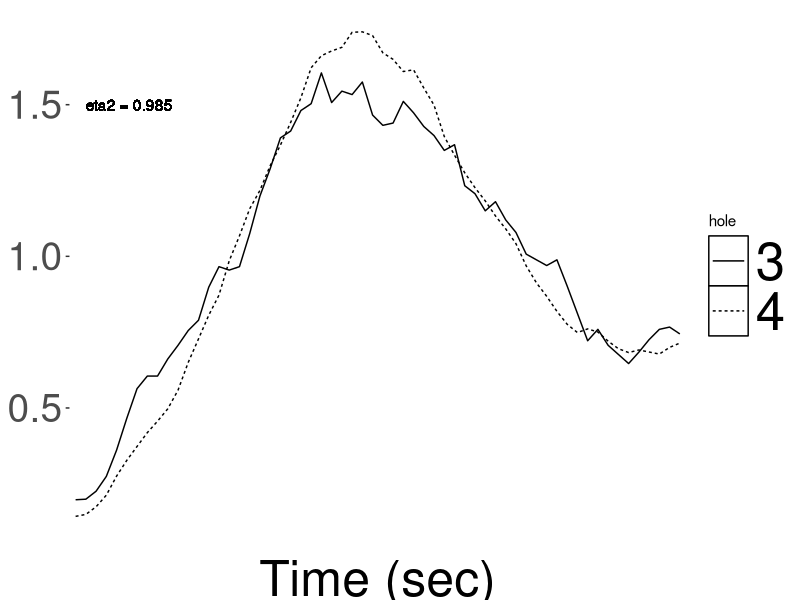

Source code (R):
options(width=250)
library(plyr)
library(reshape2)
library(ggplot2)
library(grid)
library(zoo)
library(xts)

std = function(x, s) {
    x = x[, s]
    sd(x) / sqrt(length(x))
}

m.mean = function(x, s) {
    x = x[, s]
    colMeans(x)
}

eta.square = function(ref, x) {
    overall.sum = sum((ref + x)^2)
    s.norm = sum(ref^2 + x^2)
    s.norm.sq = (sum(ref) + sum(x))^2 / (length(ref) + length(x))
    sst = overall.sum/2 - s.norm.sq
    sstot = s.norm - s.norm.sq
    eta.sq = sst / sstot
    return(eta.sq)
}

format.data = function(rawdata, holes, dates) {
    bin.names = 1:(ncol(rawdata)-11)
    colnames(rawdata) = c('context', 'hole', 'env', 'user', 'prog', 'session',
                    'cage', 'pass', 'ratID', 'Date', 'hour', bin.names)
    rawdata = rawdata[rawdata$hole %in% holes, ]
    rawdata = rawdata[rawdata$Date %in% dates, ]
    rawdata$Date = as.Date(rawdata$Date, format='%d/%m/%Y')
    rawdata = rawdata[order(rawdata$Date), ]
}

scale.x = function(rdata, step, wdw) {
    bins = rdata[, 12:ncol(rdata)]
    bins = t(rollapply(t(bins), width=wdw, by=step, FUN=mean, partial=TRUE, by.column=TRUE))
    rdata = cbind(rdata[, 1:11], bins)
}

translate.x = function(rdata, x) {
  bins = rdata[, 12:ncol(rdata)]
  zeros = as.data.frame(mat.or.vec(nr=nrow(bins), nc=x))
  bins = cbind(zeros, bins)
  colnames(bins) = 1:ncol(bins)
  rdata = cbind(rdata[, 1:11], bins)
}

y.norm = function(rdata, method=mean) {
    rdata$bin = rdata$bin / method(rdata$bin)
    return(rdata)
}


whitelist = c('14/06/2010', '15/06/2010', '16/06/2010', '17/06/2010', '18/06/2010')
aholes = c(4)
bholes = c(3)

# context B
a = read.table('./All_Data_B.txt', header=F, sep='\t')
a = format.data(a, aholes, whitelist)
a = scale.x(a, step=1, wdw=3)
#a = translate.x(a, 15)
a = ddply(a, .(hole, context), .fun=m.mean, 12:ncol(a))
a = melt(a, id.vars=c('hole', 'context'), value.name='bin')
#a = a[1:30, ]
a = y.norm(a)
colnames(a) = c('hole', 'context', 'bin', 'Mean')

#context B
b = read.table('./All_Data_B.txt', header=F, sep='\t')
b = format.data(b, bholes, whitelist)
b = scale.x(b, step=1, wdw=3)
b = ddply(b, .(hole, context), .fun=m.mean, 12:ncol(b))
b = melt(b, id.vars=c('hole','context'), value.name='bin')
#b = b[15:45, ]
b = y.norm(b)
colnames(b) = c('hole', 'context', 'bin', 'Mean')

# ETA squared
eta.sq = eta.square(a$Mean, b$Mean)


mydata = rbind(a, b)
colnames(mydata) = c('hole','context', 'bin', 'Mean')
mydata$hole = factor(mydata$hole)
print(mydata)

myplot = ggplot(data=mydata, aes(x=bin, y=Mean)) +
        geom_line(aes(group=c(hole), linetype=hole)) +
        geom_text(aes(label=paste('eta2 = ', round(eta.sq, 3), sep=''), x=2, y=1.5, hjust=0))+
        scale_x_discrete(breaks=c(), labels=c()) +
        xlab('Time (sec)') +
        theme(
          panel.grid.major.x = element_blank(),
          panel.grid.minor = element_blank(),
          panel.grid=element_blank(),
          panel.background=element_rect(fill='white'),
          strip.background=element_rect(fill='white'),
          axis.title = element_text(size=36),
          axis.title.x = element_text(vjust=-0.3),
          axis.title.y = element_blank(),
          axis.text = element_text(size=28),
          #legend.title = element_blank(),
          legend.key = element_rect(colour = 'black'),
          legend.key.width=unit(1,'cm'),
          legend.key.height=unit(1,'cm'),
          legend.text = element_text(size=38)
        )

print(myplot)
print(eta.sq)
